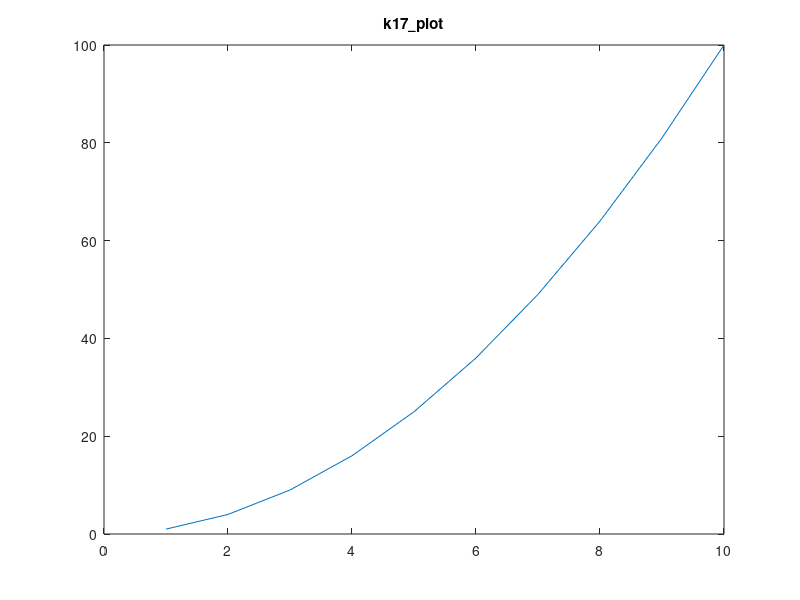

This figure's MATLAB source:
function n = k17_plot(visible)
%K17_PLOT Plots a line in a figure, invisible unless asked, and answers how many figures exist (stage K17).
if nargin < 1, visible = 'off'; end
f = figure('Visible', visible);
plot(1:10, (1:10) .^ 2);
title('k17\_plot');
n = numel(findall(0, 'Type', 'figure'));
if strcmpi(visible, 'off')
    close(f);
end
end
